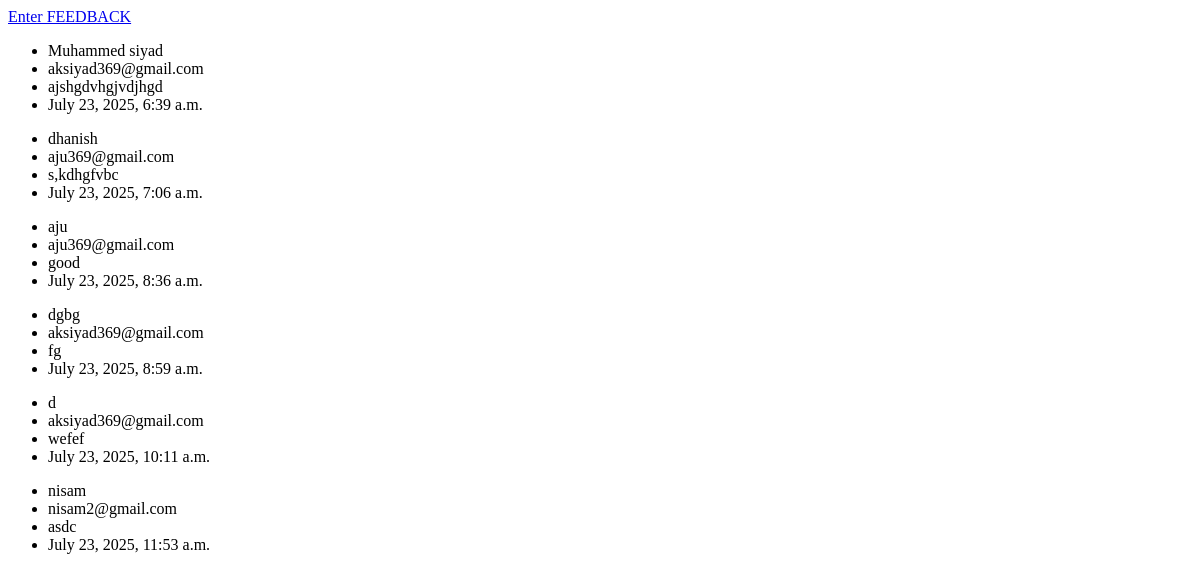
The page /show on the database as committed earlier.
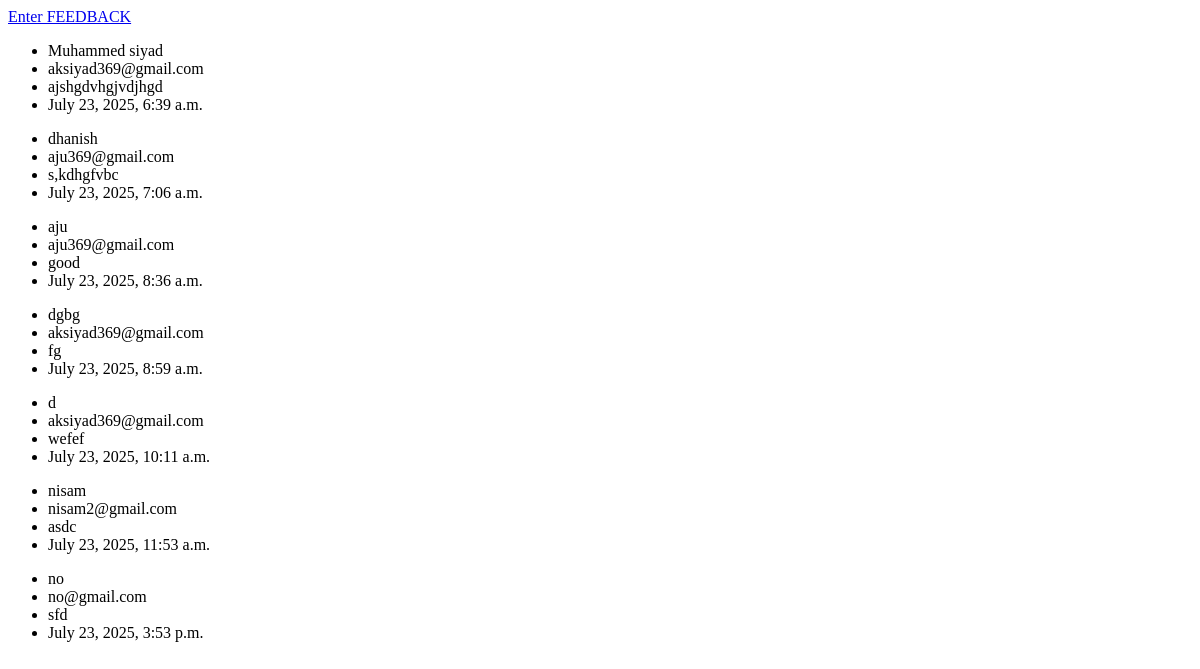
The same page on the database as committed later.
### feedback_app/models.py (models this page shows)
class Feedback(models.Model):
    name = models.CharField(max_length=15)
    email = models.EmailField(max_length=25)
    message = models.TextField()
    submitted_at = models.DateTimeField(auto_now_add=True)

### feedback_app/views.py (the view)
# urls.py: path('show', views.show_feedback,name='show')
def show_feedback(request):
    form = Feedback.objects.all()
    context = {
        'form': form
    }
    return render(request, "data_all.html", context)

### templates/data_all.html
<a href="{% url 'feedback' %}">Enter FEEDBACK</a>
{% for i in form %}
<ul>
  <li>{{ i.name}}</li>
  <li>{{ i.email}}</li>
  <li>{{ i.message}}</li>
    <li> {{ i.submitted_at}}</li>
</ul>
 {% endfor %}

Rows that differ between the two databases and show on the page:
added Feedback: name "no", email "no@gmail.com", message "sfd", submitted_at "July 23, 2025, 3:53 p.m."
